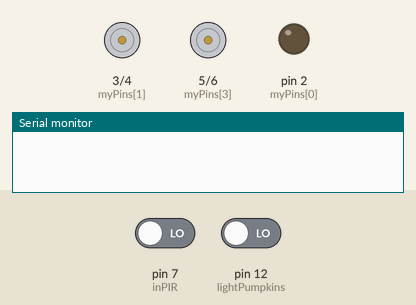
Recording of a sketch running on a simulated Arduino Uno, built with avr-gcc and run on an emulated ATmega328P. On the bench: motor-driver pin pairs drawn as motors (green arrow = first pin HIGH = forward, orange = second pin HIGH = backward, longer = more drive), output pins drawn as LEDs (lit = HIGH), the last lines printed to the serial monitor. Inputs (shaded band) come from the test bench; at power-on: pin 7 (inPIR) LOW, pin 12 (lightPumpkins) LOW. Random numbers use the default seed unless the sketch sets one; the audio player accepts every command and is not drawn.

Above: at 1.2 s.
1.3 s: pin 7 (inPIR) driven HIGH
At 2.0 s:
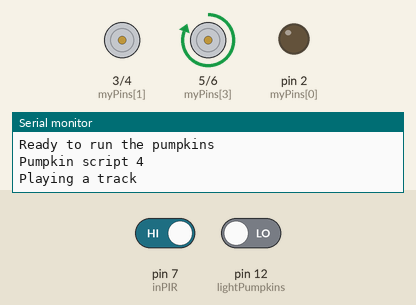
2.8 s: pin 12 (lightPumpkins) driven HIGH
At 3.15 s:
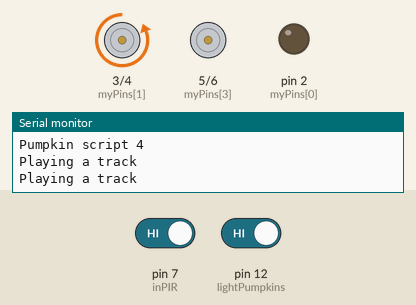
Timing chart, 0 to 6.0 s (numbered marks = the images above; inputs shaded):
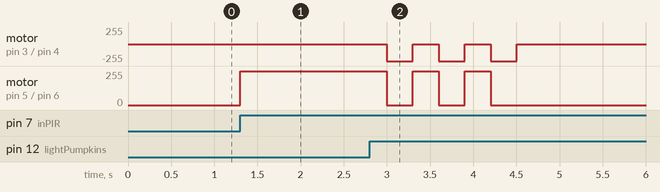

The sketch:

talkingPumpkins.ino
```cpp
#include <SoftwareSerial.h>
#include <DFPlayer_Mini_Mp3.h>

SoftwareSerial mySerial(10, 11); // RX, TX
int myPins[] = {2, 3, 4, 5, 6}; // pins for the pumpkins
int inPIR = 7; //pin for the PIR sensor
int serialIn; // stores serial values from Pi
int lastPick = 100; //variable for last dialogue played
int currPick; //current dialogue choosen for playback

void setup()
{
 // Initializes output pins for pumpkins
  for (int pinNum = 0; pinNum < 5; pinNum++){
    pinMode(myPins[pinNum], OUTPUT);
  }
  Serial.begin (9600);
  mySerial.begin (9600);
  mp3_set_serial (mySerial);	//set softwareSerial for DFPlayer-mini mp3 module
  mp3_set_volume (30);
  pinMode(inPIR, INPUT); // intialize PIR sensor pin
  randomSeed(analogRead(9)); // seeds the random function to give more "random" results
}

void loop() {
  // Checks if the PIR is seeing motion and the pumpkins are currently not talking
  if (digitalRead(inPIR) == HIGH){
    currPick = random(5); // selects which dialogue chain to run
    Serial.println(currPick);
    // check to make sure that the last chain is not repeated
    if (currPick != lastPick){
      lastPick = currPick;
      Serial.println("Ready to run the pumpkins");
      runPumpkinSrcipt(currPick);
    }
    // Wait after a run before next trigger
    delay(180000);
  }
}

void lightPumpkins(String pumpkins, int track) {
  //loops through serial string and sets pumpkins to either talking or idle
  for (int i = 0; i < 5; i++){
    if (pumpkins[i] == '1'){ //sets pumpkin to talking
      digitalWrite(myPins[i], HIGH);
    }else{ //sets pumpkins to idle
      digitalWrite(myPins[i], LOW);
    }
  }
  if (pumpkins != "00000" ) {
    Serial.println("Playing a track");
    mp3_play (track);
    delay(100);
    int var = 1;
    while(digitalRead(12) == LOW){
      delay(100);
    }
  }
  delay(200);
}

// Sets the script that light the pumpkins and play back audio
void runPumpkinSrcipt (int pick) {
  if (pick == 0) {
    Serial.println("Pumpkin script 0");
    lightPumpkins("00100",1);
    lightPumpkins("10000",2);
    lightPumpkins("00100",3);
    lightPumpkins("00001",4);
    lightPumpkins("10000",5);
    lightPumpkins("00001",6);
    lightPumpkins("00000",0);
  }

  if (pick == 1) {
    Serial.println("Pumpkin script 1");
    lightPumpkins("00100",101);
    lightPumpkins("01000",102);
    lightPumpkins("00100",103);
    lightPumpkins("01000",104);
    lightPumpkins("10000",105);
    lightPumpkins("01100",106);
    lightPumpkins("00000",0);
  }

  if (pick == 2) {
    Serial.println("Pumpkin script 2");
    lightPumpkins("11111",201);
    lightPumpkins("00100",202);
    lightPumpkins("00010",203);
    lightPumpkins("00000",0);
  }

  if (pick == 3) {
    Serial.println("Pumpkin script 3");
    lightPumpkins("00001",301);
    lightPumpkins("01000",302);
    lightPumpkins("00100",303);
    lightPumpkins("01000",304);
    lightPumpkins("00001",305);
    lightPumpkins("00000",0);
  }

  if (pick == 4) {
    Serial.println("Pumpkin script 4");
    lightPumpkins("00010",401);
    lightPumpkins("00100",402);
    lightPumpkins("00010",403);
    lightPumpkins("00100",404);
    lightPumpkins("00010",405);
    lightPumpkins("00100",406);
    lightPumpkins("00000",0);
  }
}
```

Measured:
- after the input at 1.3 s, motor on pin 5 (myPins[3]) / pin 6 (myPins[4]): stopped → forward 255/255 at once
